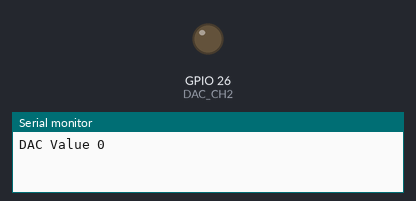
The sketch below on a simulated ESP32. On the bench: output pins drawn as LEDs (lit = HIGH), the last lines printed to the serial monitor.

Above: at 0.05 s.
At 0.65 s:
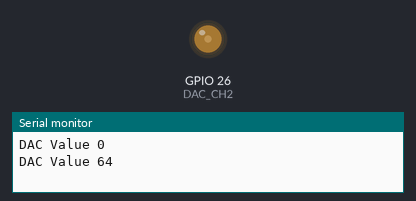
At 1.25 s:
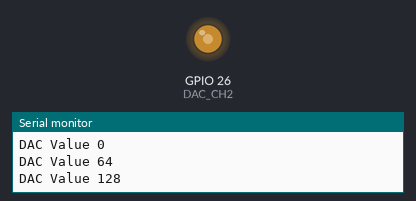
At 2.5 s:
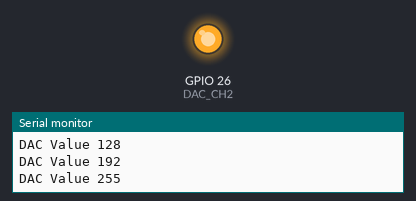
Timing chart, 0 to 5.8 s (numbered marks = the images above):
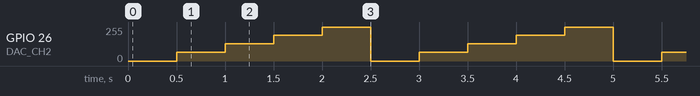

The sketch:

DACWrite.ino
```cpp
/*
  ESP32 DAC - Voltage Output Experiment
  espdac-voltage.ino
  ESP32 DAC Voltage Output Demo
  Steps through preset output voltages

  DroneBot Workshop 2022
  https://dronebotworkshop.com
*/

// Define DAC pins
#define DAC_CH1 25
#define DAC_CH2 26

void setup() {
  // Setup Serial Monitor
  Serial.begin(115200);
}

void loop() {

  // Step through voltages, delay between levels
  dacWrite(DAC_CH2, 0);
  Serial.println("DAC Value 0");
  delay(500);

  dacWrite(DAC_CH2, 64);
  Serial.println("DAC Value 64");
  delay(500);

  dacWrite(DAC_CH2, 128);
  Serial.println("DAC Value 128");
  delay(500);

  dacWrite(DAC_CH2, 192);
  Serial.println("DAC Value 192");
  delay(500);

  dacWrite(DAC_CH2, 255);
  Serial.println("DAC Value 255");
  delay(500);
}
```

Measured:
- by itself, GPIO 26 (DAC_CH2): repeats every 2.5 s: 128/255 0.50 s, 192/255 0.50 s, 255/255 0.50 s, 0/255 0.50 s, 64/255 0.50 s
